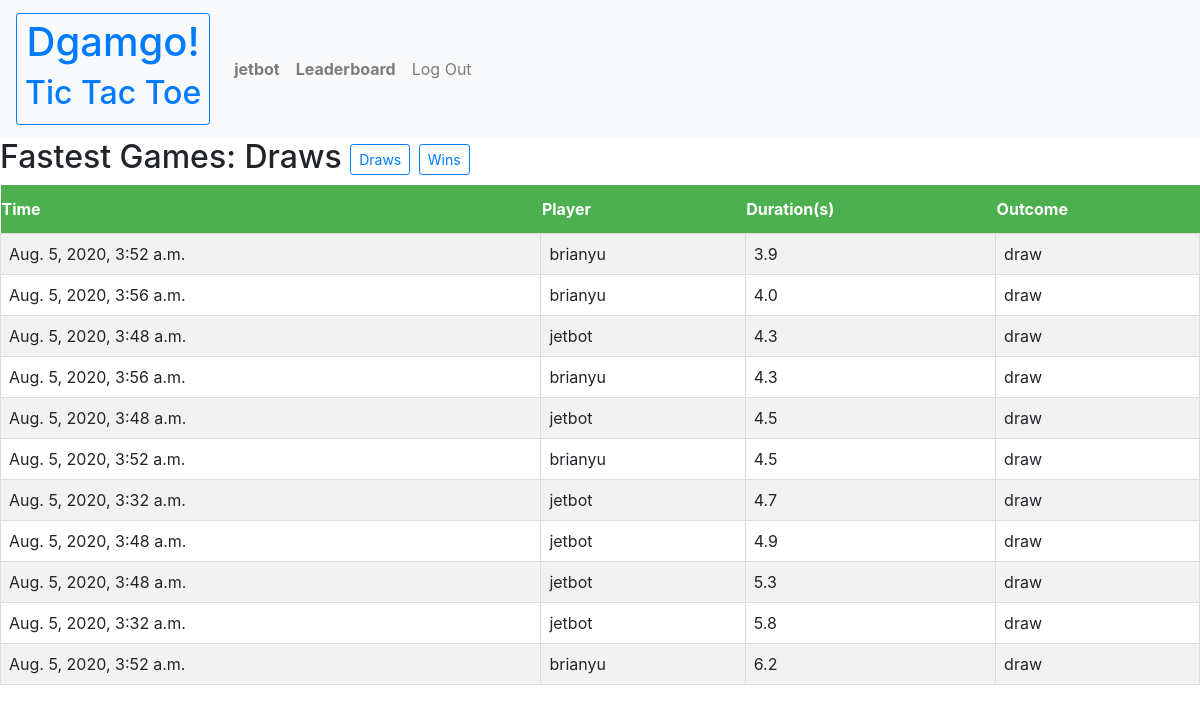
Screenshot of /leaderboard/ (signed in) with the database file from the repository.
### dgamgo/models.py (models this page shows)
class User(AbstractUser):
    def natural_key(self):
        return (self.username)

class Game(models.Model):
    player = models.ForeignKey("User", on_delete=models.PROTECT)
    duration = models.DecimalField(
        max_digits=3, decimal_places=1, blank=False)  # seconds played
    first_mover = models.CharField(blank=False, max_length=10)
    mode = models.CharField(blank=False, max_length=10)  # 1P or 2P
    timestamp = models.DateTimeField(auto_now_add=True)
    winner = models.CharField(blank=False, max_length=10)  # X or O or D

### dgamgo/views.py (the view)
# urls.py: path("leaderboard/", views.leaderboard, name="leaderboard"),
def leaderboard(request, type="draw"):
    if type == "win":
        context = {
            "games": Game.objects.filter(mode="1P").filter(Q(winner=F("first_mover"))).order_by("duration")[:50],
            "type": type
        }
    elif type == "draw":
        context = {
            "games": Game.objects.filter(mode="1P").filter(Q(winner="draw")).order_by("duration")[:50],
            "type": type
        }
    return render(request, "dgamgo/leaderboard.html", context)

### dgamgo/templates/dgamgo/leaderboard.html (shortened to what this page needs)
{% extends "dgamgo/layout.html" %}
{% block body %}
<h2>
    Fastest Games: {%if type == "draw"%}Draws{%elif type == "win"%}Wins{%endif%}
    <a href="{% url 'leaderboard' %}draw"><button class="btn btn-sm btn-outline-primary" id="single">Draws</button></a>
    <a href="{% url 'leaderboard' %}win"><button class=" btn btn-sm btn-outline-primary" id="two-p">
            Wins</button></a>
</h2>
<table class="djanble">
    <th>Time</th>
    <th>Player</th>
    <th>Duration(s)</th>
    <th>Outcome</th>
    {% for g in games %}
    <tr>
        <td>{{g.timestamp}}</td>
        <td>{{g.player}}</td>
        <td>{{g.duration}}</td>
        <td>{{g.winner}}</td>
    </tr>
    {% endfor %}
</table>
{% endblock %}

### dgamgo/templates/dgamgo/layout.html (shortened to what this page needs)
{% load static %}
<!DOCTYPE html>
<html lang="en">
<head>
    <link rel="stylesheet" href="https://stackpath.bootstrapcdn.com/bootstrap/4.4.1/css/bootstrap.min.css"
>
    <link href="{% static 'dgamgo/styles.css' %}" rel="stylesheet">
</head>
<nav class="navbar navbar-expand-lg navbar-light bg-light">
    <a class="navbar-brand" href="/index" id="site-title">
        <button class="btn btn-sm btn-outline-primary" id="dgamgo">
            <h1>Dgamgo!</h1>
            <h2 id="page_name">Tic Tac Toe</h2>
        </button>
    </a>
    <div>
        <ul class="navbar-nav mr-auto">
            {% if user.is_authenticated %}
            <li class="nav-item">
                <a class="nav-link" href="{% url 'history' %}1P"><strong id="username">{{ user.username }}</strong></a>
            </li>
            <li class="nav-item">
                <a class="nav-link" href="{% url 'leaderboard' %}draw"><strong id="leaderboard">Leaderboard</strong>
                </a>
            </li>
            <li class="nav-item">
                <a class="nav-link" href="{% url 'logout' %}" id="logout">Log Out</a>
            </li>
            {% endif %}
        </ul>
    </div>
</nav>
<div class="body">
    {% block body %}
    {% endblock %}
</div>
</body>
</html>

### dgamgo/static/dgamgo/styles.css (style rules this page uses)
.djanble { border-collapse: collapse; width: 100%; }
.djanble td, #djanble th { border: 1px solid #ddd; padding: 8px; }
.djanble tr:nth-child(even) { background-color: #f2f2f2; }
.djanble th { padding-top: 12px; padding-bottom: 12px; text-align: left; background-color: #4CAF50; color: white; }

### rows the page displays
User: username "jetbot"
Game: timestamp "Aug. 5, 2020, 3:52 a.m.", player "brianyu", duration "3.9", winner "draw"
Game: timestamp "Aug. 5, 2020, 3:56 a.m.", player "brianyu", duration "4.0", winner "draw"
Game: timestamp "Aug. 5, 2020, 3:48 a.m.", player "jetbot", duration "4.3", winner "draw"
Game: timestamp "Aug. 5, 2020, 3:56 a.m.", player "brianyu", duration "4.3", winner "draw"
Game: timestamp "Aug. 5, 2020, 3:48 a.m.", player "jetbot", duration "4.5", winner "draw"
Game: timestamp "Aug. 5, 2020, 3:52 a.m.", player "brianyu", duration "4.5", winner "draw"
Game: timestamp "Aug. 5, 2020, 3:32 a.m.", player "jetbot", duration "4.7", winner "draw"
Game: timestamp "Aug. 5, 2020, 3:48 a.m.", player "jetbot", duration "4.9", winner "draw"
Game: timestamp "Aug. 5, 2020, 3:48 a.m.", player "jetbot", duration "5.3", winner "draw"
Game: timestamp "Aug. 5, 2020, 3:32 a.m.", player "jetbot", duration "5.8", winner "draw"
Game: timestamp "Aug. 5, 2020, 3:52 a.m.", player "brianyu", duration "6.2", winner "draw"
